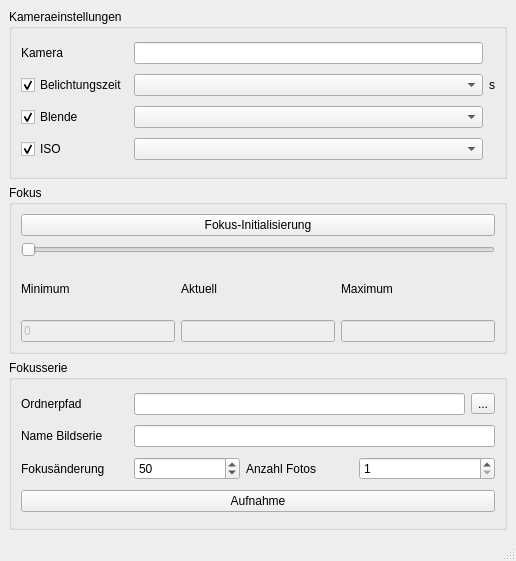
<?xml version="1.0" encoding="UTF-8"?>
<ui version="4.0">
 <class>MainWindow</class>
 <widget class="QMainWindow" name="MainWindow">
  <property name="geometry">
   <rect>
    <x>0</x>
    <y>0</y>
    <width>516</width>
    <height>561</height>
   </rect>
  </property>
  <property name="windowTitle">
   <string>Stack Capture</string>
  </property>
  <property name="windowIcon">
   <iconset>
    <normaloff>icon_stack_capture.jpg</normaloff>icon_stack_capture.jpg</iconset>
  </property>
  <widget class="QWidget" name="centralwidget">
   <layout class="QGridLayout" name="gridLayout_2">
    <item row="0" column="0">
     <widget class="QGroupBox" name="GB_camera_settings">
      <property name="title">
       <string>Kameraeinstellungen</string>
      </property>
      <layout class="QGridLayout" name="gridLayout">
       <item row="2" column="0">
        <widget class="QCheckBox" name="CB_aperture">
         <property name="text">
          <string>Blende</string>
         </property>
         <property name="checked">
          <bool>true</bool>
         </property>
        </widget>
       </item>
       <item row="1" column="2">
        <widget class="QLabel" name="L_shutter_speed">
         <property name="text">
          <string>s</string>
         </property>
        </widget>
       </item>
       <item row="3" column="0">
        <widget class="QCheckBox" name="CB_iso">
         <property name="text">
          <string>ISO</string>
         </property>
         <property name="checked">
          <bool>true</bool>
         </property>
        </widget>
       </item>
       <item row="1" column="0">
        <widget class="QCheckBox" name="CB_shutter_speed">
         <property name="text">
          <string>Belichtungszeit</string>
         </property>
         <property name="checked">
          <bool>true</bool>
         </property>
        </widget>
       </item>
       <item row="3" column="1">
        <widget class="QComboBox" name="COB_iso"/>
       </item>
       <item row="2" column="1">
        <widget class="QComboBox" name="COB_aperture"/>
       </item>
       <item row="1" column="1">
        <widget class="QComboBox" name="COB_shutter_speed"/>
       </item>
       <item row="0" column="0">
        <widget class="QLabel" name="L_camera_name">
         <property name="text">
          <string>Kamera</string>
         </property>
        </widget>
       </item>
       <item row="0" column="1">
        <widget class="QLineEdit" name="LED_camera">
         <property name="readOnly">
          <bool>true</bool>
         </property>
        </widget>
       </item>
      </layout>
     </widget>
    </item>
    <item row="1" column="0">
     <widget class="QGroupBox" name="GB_focus">
      <property name="title">
       <string>Fokus</string>
      </property>
      <layout class="QGridLayout" name="gridLayout_4">
       <item row="1" column="0" colspan="3">
        <widget class="QSlider" name="HSL_focus">
         <property name="enabled">
          <bool>false</bool>
         </property>
         <property name="orientation">
          <enum>Qt::Horizontal</enum>
         </property>
        </widget>
       </item>
       <item row="2" column="0">
        <widget class="QLabel" name="L_new_focus">
         <property name="text">
          <string>Minimum</string>
         </property>
        </widget>
       </item>
       <item row="2" column="1">
        <widget class="QLabel" name="L_current_focus">
         <property name="text">
          <string>Aktuell</string>
         </property>
        </widget>
       </item>
       <item row="2" column="2">
        <widget class="QLabel" name="L_current_focus_2">
         <property name="text">
          <string>Maximum</string>
         </property>
        </widget>
       </item>
       <item row="3" column="0">
        <widget class="QLineEdit" name="LED_min_focus">
         <property name="enabled">
          <bool>false</bool>
         </property>
         <property name="text">
          <string>0</string>
         </property>
        </widget>
       </item>
       <item row="3" column="1">
        <widget class="QLineEdit" name="LED_current_focus">
         <property name="enabled">
          <bool>false</bool>
         </property>
         <property name="readOnly">
          <bool>true</bool>
         </property>
        </widget>
       </item>
       <item row="3" column="2">
        <widget class="QLineEdit" name="LED_max_focus">
         <property name="enabled">
          <bool>false</bool>
         </property>
         <property name="dragEnabled">
          <bool>false</bool>
         </property>
         <property name="readOnly">
          <bool>true</bool>
         </property>
        </widget>
       </item>
       <item row="0" column="0" colspan="3">
        <widget class="QPushButton" name="PB_initialize_focus">
         <property name="text">
          <string>Fokus-Initialisierung</string>
         </property>
        </widget>
       </item>
      </layout>
     </widget>
    </item>
    <item row="2" column="0">
     <widget class="QGroupBox" name="GB_focus_stacker">
      <property name="title">
       <string>Fokusserie</string>
      </property>
      <layout class="QGridLayout" name="gridLayout_3">
       <item row="0" column="0">
        <widget class="QLabel" name="L_file_path">
         <property name="text">
          <string>Ordnerpfad</string>
         </property>
        </widget>
       </item>
       <item row="0" column="1" colspan="3">
        <widget class="QLineEdit" name="LE_file_path">
         <property name="readOnly">
          <bool>true</bool>
         </property>
        </widget>
       </item>
       <item row="0" column="4">
        <widget class="QToolButton" name="TB_file_path">
         <property name="text">
          <string>...</string>
         </property>
        </widget>
       </item>
       <item row="1" column="0">
        <widget class="QLabel" name="L_name">
         <property name="text">
          <string>Name Bildserie</string>
         </property>
        </widget>
       </item>
       <item row="1" column="1" colspan="4">
        <widget class="QLineEdit" name="LE_serie_name"/>
       </item>
       <item row="2" column="0">
        <widget class="QLabel" name="L_focus_step">
         <property name="text">
          <string>Fokusänderung</string>
         </property>
        </widget>
       </item>
       <item row="2" column="1">
        <widget class="QSpinBox" name="SB_focus_change">
         <property name="minimum">
          <number>-32767</number>
         </property>
         <property name="maximum">
          <number>32767</number>
         </property>
         <property name="singleStep">
          <number>10</number>
         </property>
         <property name="value">
          <number>50</number>
         </property>
        </widget>
       </item>
       <item row="2" column="2">
        <widget class="QLabel" name="L_number_images">
         <property name="text">
          <string>Anzahl Fotos</string>
         </property>
        </widget>
       </item>
       <item row="2" column="3" colspan="2">
        <widget class="QSpinBox" name="SB_number_images">
         <property name="minimum">
          <number>1</number>
         </property>
         <property name="maximum">
          <number>200</number>
         </property>
         <property name="value">
          <number>1</number>
         </property>
        </widget>
       </item>
       <item row="3" column="0" colspan="5">
        <widget class="QPushButton" name="PB_capture">
         <property name="text">
          <string>Aufnahme</string>
         </property>
        </widget>
       </item>
      </layout>
     </widget>
    </item>
   </layout>
  </widget>
  <widget class="QStatusBar" name="statusbar"/>
 </widget>
 <resources/>
 <connections/>
</ui>
